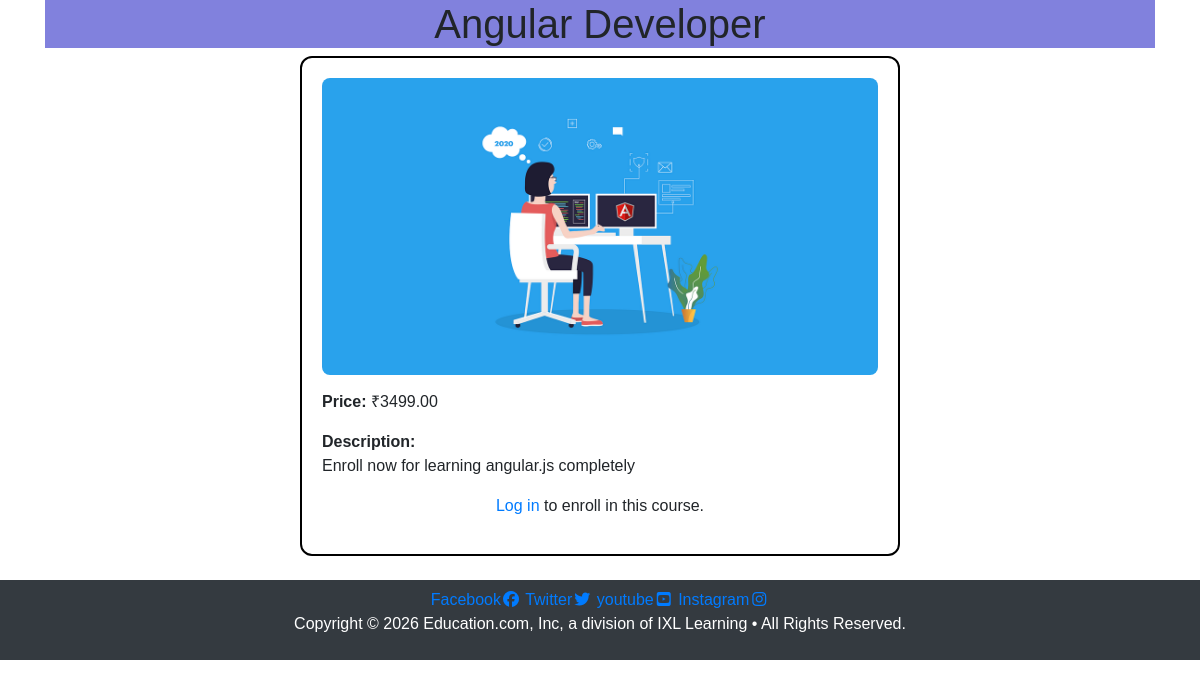
The app's page /course/1/ with its own data.
### myapp/models.py (models this page shows, shortened)
class Courses(models.Model):
    user=models.ForeignKey('auth.user',on_delete=models.CASCADE)
    product_name=models.CharField(max_length=200)
    description=models.TextField(null=True)
    qty=models.IntegerField(default=1)
    product_image=models.ImageField(upload_to='product_images/',blank=True,null=True)
    price=models.DecimalField(max_digits=10,decimal_places=2)

### myapp/views.py (the view)
# urls.py: path('course/<int:course_id>/', course_detail, name='course_detail'),
def course_detail(request, course_id):
    course = get_object_or_404(Courses, id=course_id)
    is_enrolled = False
    if request.user.is_authenticated:
        is_enrolled = Enrollment.objects.filter(student=request.user, course=course).exists()
    return render(request, 'pages/coursedetail.html', {
        'course': course,
        'is_enrolled': is_enrolled,
    })

### myapp/templates/pages/coursedetail.html (shortened to what this page needs)
{% extends 'base.html' %}
{% load static %}
{% block content %}
<section class="carddesc">
    <div class="container">
        <h1 style="text-align: center; background-color: rgb(129, 129, 221);">{{ course.product_name }}</h1>
        <div class="box" style="margin:0 auto; max-width:600px; border:2px solid black; border-radius: 12px; padding: 20px;">
            {% if course.product_image %}
                <img src="{{ course.product_image.url }}" alt="{{ course.product_name }}" style="width:100%; border-radius: 8px;">
            {% endif %}
            <p style="margin-top:15px;"><strong>Price:</strong> ₹{{ course.price }}</p>
            <p class="desc">
                <strong>Description:</strong><br>
                {{ course.description|default:"No description available yet." }}
            </p>
            {% if request.user.is_authenticated %}
                {% if is_enrolled %}
                    <p style="text-align:center; font-weight:bold; color: green;">✓ You are enrolled in this course</p>
                    <a href="{% url 'studentdashboard' %}" class="btn btn-primary" style="display:block; width:fit-content; margin:15px auto;">Go to Dashboard</a>
                {% else %}
                    <form method="post" action="{% url 'enroll_course' course.id %}" style="text-align:center;">
                        {% csrf_token %}
                        <button type="submit" class="btn btn-primary" style="margin:15px auto;">Enroll Now</button>
                    </form>
                {% endif %}
            {% else %}
                <p style="text-align:center;">
                    <a href="{% url 'userlogin' %}">Log in</a> to enroll in this course.
                </p>
            {% endif %}
        </div>
    </div>
</section>
{% endblock %}

### myapp/static/style/style.css (style rules this page uses)
html, body { overflow-x: hidden; max-width: 100%; scroll-behavior: smooth; font-family:Arial, Helvetica, sans-serif; }
@media (max-width:2560px) { body { display: flex; flex-direction: column; min-height: 100vh; } }
@media (max-width:2560px) { * { margin: 0; padding: 0; box-sizing: border-box; } }

### records on screen
Courses: product_name "Angular Developer", product_image (picture), price "3499.00", description "Enroll now for learning angular.js completely"
